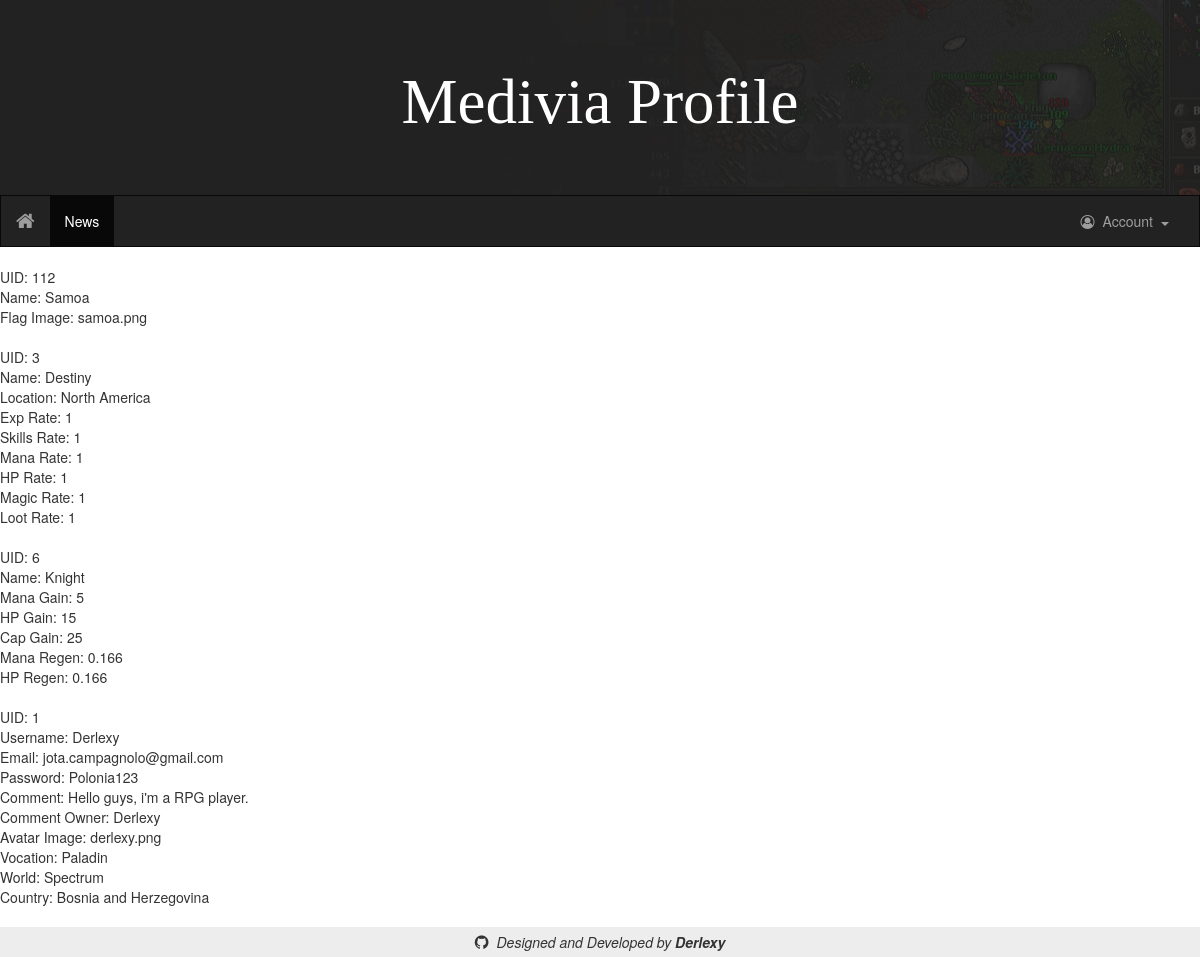
Screenshot of /source/index.php with the database file from the repository.
### tables this page shows
CREATE TABLE IF NOT EXISTS `countries` (
  `uid` INT NOT NULL AUTO_INCREMENT,
  `name` VARCHAR(50) NOT NULL,
  `flagImage` VARCHAR(50) NULL,
  PRIMARY KEY (`uid`));

CREATE TABLE IF NOT EXISTS `worlds` (
  `uid` INT NOT NULL AUTO_INCREMENT,
  `name` VARCHAR(20) NOT NULL,
  `location` VARCHAR(20) NOT NULL,
  `expRate` INT NOT NULL,
  `skillsRate` INT NOT NULL,
  `manaRate` INT NOT NULL,
  `hpRate` INT NOT NULL,
  `magicRate` INT NOT NULL,
  `lootRate` INT NOT NULL,
  PRIMARY KEY (`uid`));

CREATE TABLE IF NOT EXISTS `vocations` (
  `uid` INT NOT NULL AUTO_INCREMENT,
  `class` VARCHAR(20) NOT NULL,
  `name` VARCHAR(20) NOT NULL,
  `manaGain` INT NOT NULL,
  `hpGain` INT NOT NULL,
  `capGain` INT NOT NULL,
  `manaRegen` DOUBLE NOT NULL,
  `hpRegen` DOUBLE NOT NULL,
  PRIMARY KEY (`uid`));

CREATE TABLE IF NOT EXISTS `users` (
  `uid` INT NOT NULL AUTO_INCREMENT,
  `username` VARCHAR(20) NOT NULL,
  `email` VARCHAR(50) NOT NULL,
  `password` VARCHAR(20) NOT NULL,
  `comment` VARCHAR(150) NOT NULL DEFAULT 'Nothing commented.',
  `comment_owner` VARCHAR(40) NOT NULL DEFAULT 'Nobody',
  `avatar_image` VARCHAR(20) NOT NULL DEFAULT 'default',
  `vocation_uid` INT NOT NULL DEFAULT 1,
  `world_uid` INT NOT NULL DEFAULT 1,
  `country_uid` INT NOT NULL DEFAULT 1,
  PRIMARY KEY (`uid`),
  UNIQUE INDEX `username_UNIQUE` (`username` ASC),
  UNIQUE INDEX `email_UNIQUE` (`email` ASC),
  INDEX `users_country_uid_idx` (`country_uid` ASC),
  INDEX `users_vocation_uid_idx` (`vocation_uid` ASC),
  INDEX `users_world_uid_idx` (`world_uid` ASC),
  CONSTRAINT `users_country_uid`
    FOREIGN KEY (`country_uid`)
    REFERENCES `countries` (`uid`)
    ON DELETE NO ACTION
    ON UPDATE NO ACTION,
  CONSTRAINT `users_vocation_uid`
    FOREIGN KEY (`vocation_uid`)
    REFERENCES `vocations` (`uid`)
    ON DELETE NO ACTION
    ON UPDATE NO ACTION,
  CONSTRAINT `users_world_uid`
    FOREIGN KEY (`world_uid`)
    REFERENCES `worlds` (`uid`)
    ON DELETE NO ACTION
    ON UPDATE NO ACTION);

### source/classes/classes.php (the view, shortened to what this page needs)
<?php
        class Country{
            var $uid;
            var $name;
            var $flagImage;
            function __construct($link, $uid){
                $this->uid = $uid;
                $resultQuery = mysqli_query($link, "SELECT * FROM countries WHERE uid = '$uid'");
                $row = mysqli_fetch_array($resultQuery);
                $this->name = $row[1];
                $this->flagImage = $row[2] . ".png";
                return;
            }
            function printClass(){
                echo "UID: " . $this->uid . '<br>';
                echo "Name: " . $this->name . '<br>';
                echo "Flag Image: " . $this->flagImage . '<br><br>';
                return;
            }
        }
        class Vocation{
            var $uid;
            var $name;
            var $manaGain;
            var $hpGain;
            var $capGain;
            var $manaRegen;
            var $hpRegen;
            function __construct($link, $uid){
                $this->uid = $uid;
                $resultQuery = mysqli_query($link, "SELECT * FROM vocations WHERE uid = '$uid'");
                $row = mysqli_fetch_array($resultQuery);
                $this->name = $row[2];
                $this->manaGain = $row[3];
                $this->hpGain = $row[4];
                $this->capGain = $row[5];
                $this->manaRegen = $row[6];
                $this->hpRegen = $row[7];
                return;
            }
            function printClass(){
                echo "UID: " . $this->uid . '<br>';
                echo "Name: " . $this->name . '<br>';
                echo "Mana Gain: " . $this->manaGain . '<br>';
                echo "HP Gain: " . $this->hpGain . '<br>';
                echo "Cap Gain: " . $this->capGain . '<br>';
                echo "Mana Regen: " . $this->manaRegen . '<br>';
                echo "HP Regen: " . $this->hpRegen . '<br><br>';
                return;
            }
        }
        class World{
            var $uid;
            var $name;
            var $location;
            var $expRate;
            var $skillsRate;
            var $manaRate;
            var $hpRate;
            var $magicRate;
            var $lootRate;
            function __construct($link, $uid){
                $this->uid = $uid;
                $resultQuery = mysqli_query($link, "SELECT * FROM worlds WHERE uid = '$uid'");
                $row = mysqli_fetch_array($resultQuery);
                $this->name = $row[1];
                $this->location = $row[2];
                $this->expRate = $row[3];
                $this->skillsRate = $row[4];
                $this->manaRate = $row[5];
                $this->hpRate = $row[6];
                $this->magicRate = $row[7];
                $this->lootRate = $row[8];
                return;
            }
            function printClass(){
                echo "UID: " . $this->uid . '<br>';
                echo "Name: " . $this->name . '<br>';
                echo "Location: " . $this->location . '<br>';
                echo "Exp Rate: " . $this->expRate . '<br>';
                echo "Skills Rate: " . $this->skillsRate . '<br>';
                echo "Mana Rate: " . $this->manaRate . '<br>';
                echo "HP Rate: " . $this->hpRate . '<br>';
                echo "Magic Rate: " . $this->magicRate . '<br>';
                echo "Loot Rate: " . $this->lootRate . '<br><br>';
                return;
            }
        }
        class User{
            var $uid;
            var $username;
            var $email;
            var $password;
            var $comment;
            var $comment_owner;
            var $avatar_image;
            var $vocation;
            var $world;
            var $country;
            function __construct($link, $uid){
                $this->uid = $uid;
                $resultQuery = mysqli_query($link, "SELECT * FROM users WHERE uid = '$uid'");
                $row = mysqli_fetch_array($resultQuery);
                $this->username = $row[1];
                $this->email = $row[2];
                $this->password = $row[3];
                $this->comment = $row[4];
                $this->comment_owner = $row[5];
                $this->avatar_image = $row[6] . ".png";
                $this->vocation = new Vocation($link, $row[7]);
                $this->world = new World($link, $row[8]);
                $this->country = new Country($link, $row[9]);
                return;
            }
            function printClass(){
                echo "UID: " . $this->uid . '<br>';
                echo "Username: " . $this->username . '<br>';
                echo "Email: " . $this->email . '<br>';
                echo "Password: " . $this->password . '<br>';
                echo "Comment: " . $this->comment . '<br>';
                echo "Comment Owner: " . $this->comment_owner . '<br>';
                echo "Avatar Image: " . $this->avatar_image . '<br>';
                echo "Vocation: " . $this->vocation->name . '<br>';
                echo "World: " . $this->world->name . '<br>';
                echo "Country: " . $this->country->name . '<br><br>';
                return;
            }
        }
?>

### rows the page displays
countries: uid "112", name "Samoa", flagImage "samoa.png"
worlds: uid "3", name "Destiny", location "North America", expRate "1", skillsRate "1", manaRate "1", hpRate "1", magicRate "1", lootRate "1"
vocations: uid "6", name "Knight", manaGain "5", hpGain "15", capGain "25", manaRegen "0.166", hpRegen "0.166"
users: uid "1", username "Derlexy", email "jota.campagnolo@gmail.com", password "Polonia123", comment "Hello guys, i'm a RPG player.", comment_owner "Derlexy", avatar_image "derlexy.png"
vocations: name "Paladin"
worlds: name "Spectrum"
countries: name "Bosnia and Herzegovina"
